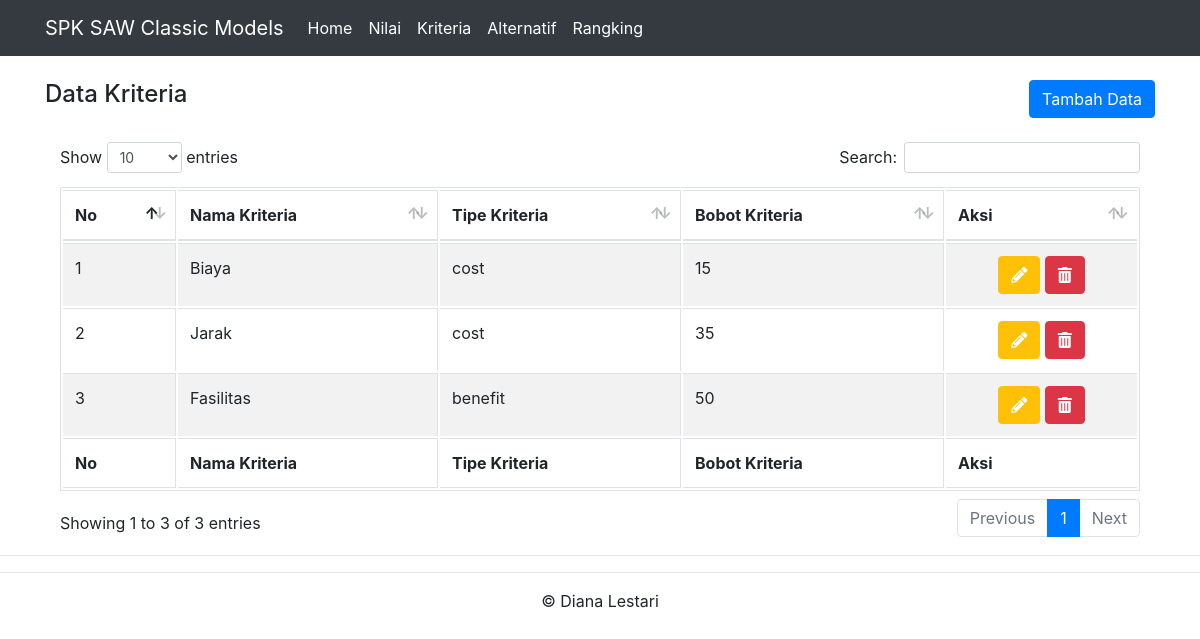
Page /kriteria.php on the committed database.
### tables this page shows
CREATE TABLE `kriteria` (
  `id_kriteria` int(11) NOT NULL,
  `nama_kriteria` varchar(35) NOT NULL,
  `tipe_kriteria` varchar(35) NOT NULL,
  `bobot_kriteria` double NOT NULL
);

### kriteria.php (the view)
<?php
include "header.php";
include "config.php";
$query = mysqli_query($koneksi,"SELECT * FROM kriteria");
?>
<br>
<div class="container">
	<div class="row">
		<div class="col-md-6 text-left">
			<h4>Data Kriteria</h4>
		</div>
		<div class="col-md-6 text-right">
			<button onclick="location.href='tambah-kriteria.php'" class="btn btn-primary">Tambah Data</button>
		</div>
	</div>
	<br>
	<table id="tabeldata" width="100%" class="table table-striped table-bordered">
		<thead>
			<tr>
				<th>No</th>
				<th>Nama Kriteria</th>
				<th>Tipe Kriteria</th>
				<th>Bobot Kriteria</th>
				<th>Aksi</th>
			</tr>
		</thead>
<tbody>
<?php
$no=1;
while ($row = mysqli_fetch_array($query)){
?>
            <tr>
                <td><?php echo $no++ ?></td>
                <td><?php echo $row['nama_kriteria'] ?></td>
                <td><?php echo $row['tipe_kriteria'] ?></td>
                 <td><?php echo $row['bobot_kriteria'] ?></td>
                <td class="text-center">
					<a href="edit-kriteria.php?id=<?php echo $row['id_kriteria'] ?>" class="btn btn-warning text-white"><i class="fas fa-pencil-alt"></i></a>
					<a href="hapus-kriteria.php?id=<?php echo $row['id_kriteria'] ?>" onclick="return confirm('Yakin ingin menghapus data')" class="btn btn-danger"><span class="fas fa-trash-alt"></span></a>
			    </td>
            </tr>
<?php
}
?>
</tbody>
		<tfoot>
			<tr>
				<th>No</th>
				<th>Nama Kriteria</th>
				<th>Tipe Kriteria</th>
				<th>Bobot Kriteria</th>
				<th>Aksi</th>
			</tr>
		</tfoot>
	</table>
</div>
<?php
include "footer.php";
?>

### rows in the picture
kriteria: nama_kriteria "Biaya", tipe_kriteria "cost", bobot_kriteria "15"
kriteria: nama_kriteria "Jarak", tipe_kriteria "cost", bobot_kriteria "35"
kriteria: nama_kriteria "Fasilitas", tipe_kriteria "benefit", bobot_kriteria "50"
